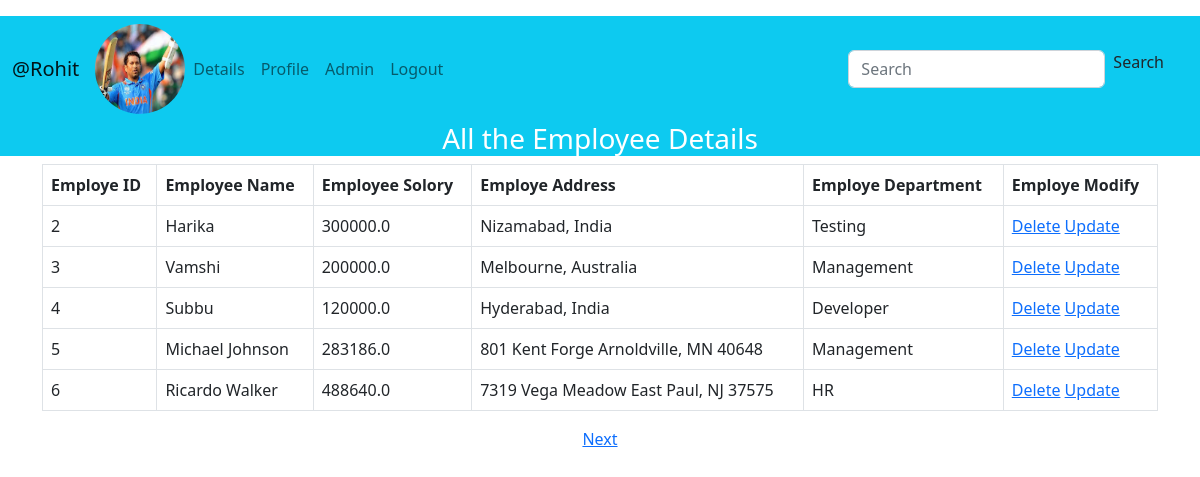
The app's page /dbapp/display/1 (signed in) with its own data.
### dbapp/models.py (models this page shows, shortened)
class Profile(models.Model):
    user=models.OneToOneField(User,on_delete=models.CASCADE)
    image=models.ImageField(default='profile_pics/sachin.jpg',upload_to='profile_pics',blank=True)

class Employee(models.Model):
    emp_name=models.CharField(max_length=100)
    emp_salory=models.FloatField()
    emp_address=models.TextField()
    emp_dept=models.CharField(max_length=100)

### dbapp/views.py (the view)
# urls.py: path('display/<int:pno>',views.Display,name='display'),
def Display(request,pno):
    emp=Employee.objects.all()
    p=Paginator(emp,5)
    page=p.get_page(pno)
    return render(request,'dbapp/display.html',{'emp':page})

### template/dbapp/display.html (shortened to what this page needs)
{% extends 'dbapp/home.html'%}
{% block content %}
    <h3 class="text-center text-white bg-info">All the Employee Details </h3>
    <div class="container mt-1 pt-10">
        <table class="table table-bordered" align="center">
            <thead>
                <th>Employe ID</th>
                <th>Employee Name</th>
                <th>Employee Solory</th>
                <th>Employe Address</th>
                <th>Employe Department</th>
                <th>Employe Modify</th>
            </thead>
            <tbody>
            {% for emp in emp %}
            <tr>
                <td>{{emp.id}}</td>
                <td>{{emp.emp_name}}</td>
                <td>{{emp.emp_salory}}</td>
                <td>{{emp.emp_address}}</td>
                <td>{{emp.emp_dept}}</td>
                <td><a href="{% url 'dbapp:empdelete' emp.id %}">Delete</a>
                    <a href="{% url 'dbapp:empupdate' emp.id %}">Update</a>
                </td>
            </tr>
            {% endfor %}
            </tbody>
        </table>
    </div>
    <div>
        {% if emp.has_next %}
        <center><a href="{% url 'dbapp:display' emp.next_page_number %}">Next</a></center>
        {% endif %}
    </div>
{% endblock %}

### template/dbapp/home.html (shortened to what this page needs)
<!DOCTYPE html>
{% load static %}
<html lang="en">
<head>
    <link href="https://cdn.jsdelivr.net/npm/bootstrap@5.2.3/dist/css/bootstrap.min.css" rel="stylesheet">
</head>
<body>
    <nav class="navbar navbar-expand-lg navbar-light bg-info mt-3 ms-0 me-0">
        {% if user.is_authenticated %}
        <div class="container-fluid">
          <a class="navbar-brand" href="{% url 'home' %}">@{{user.username}}</a>
          <img  class="rounded-circle account-img" src="{{user.profile.image.url}}" alt="" width="90px" height="90px">
          {% endif %}
          <div class="collapse navbar-collapse" id="navbarSupportedContent">
            <ul class="navbar-nav me-auto mb-2 mb-lg-0">
                {% if user.is_authenticated %}
                <li class="nav-item">
                    <a class="nav-link" href="{% url 'dbapp:display' 1 %}">Details</a>
                </li>
                <li class="nav-item">
                    <a class="nav-link" href="{% url 'dbapp:profile' %}">Profile</a>
                </li>
                <li class="nav-item">
                    <a class="nav-link" href='http://127.0.0.1:8000/admin/'>Admin</a>
                </li>
                <li class="nav-item">
                    <a class="nav-link" href="{% url 'logout' %}">Logout</a>
                </li>
                {% endif %}
            </ul>
            <form class="d-flex pe-4" method="POST" action="{% url 'dbapp:search' %}">
              <input class="form-control me-2" type="search" placeholder="Search" aria-label="Search" name="empno">
              <a class='nav-link'href="{%url 'dbapp:search' %}">Search</a>
            </form>
          </div>
        </div>
      </nav>
    {% block content %}
    {% endblock %}
</body>
</html>

### records on screen
Employee: id "2", emp_name "Harika", emp_salory "300000.0", emp_address "Nizamabad, India", emp_dept "Testing"
Employee: id "3", emp_name "Vamshi", emp_salory "200000.0", emp_address "Melbourne, Australia", emp_dept "Management"
Employee: id "4", emp_name "Subbu", emp_salory "120000.0", emp_address "Hyderabad, India", emp_dept "Developer"
Employee: id "5", emp_name "Michael Johnson", emp_salory "283186.0", emp_address "801 Kent Forge Arnoldville, MN 40648", emp_dept "Management"
Employee: id "6", emp_name "Ricardo Walker", emp_salory "488640.0", emp_address "7319 Vega Meadow East Paul, NJ 37575", emp_dept "HR"

### other values on screen
{{ user.username }} "Rohit"
